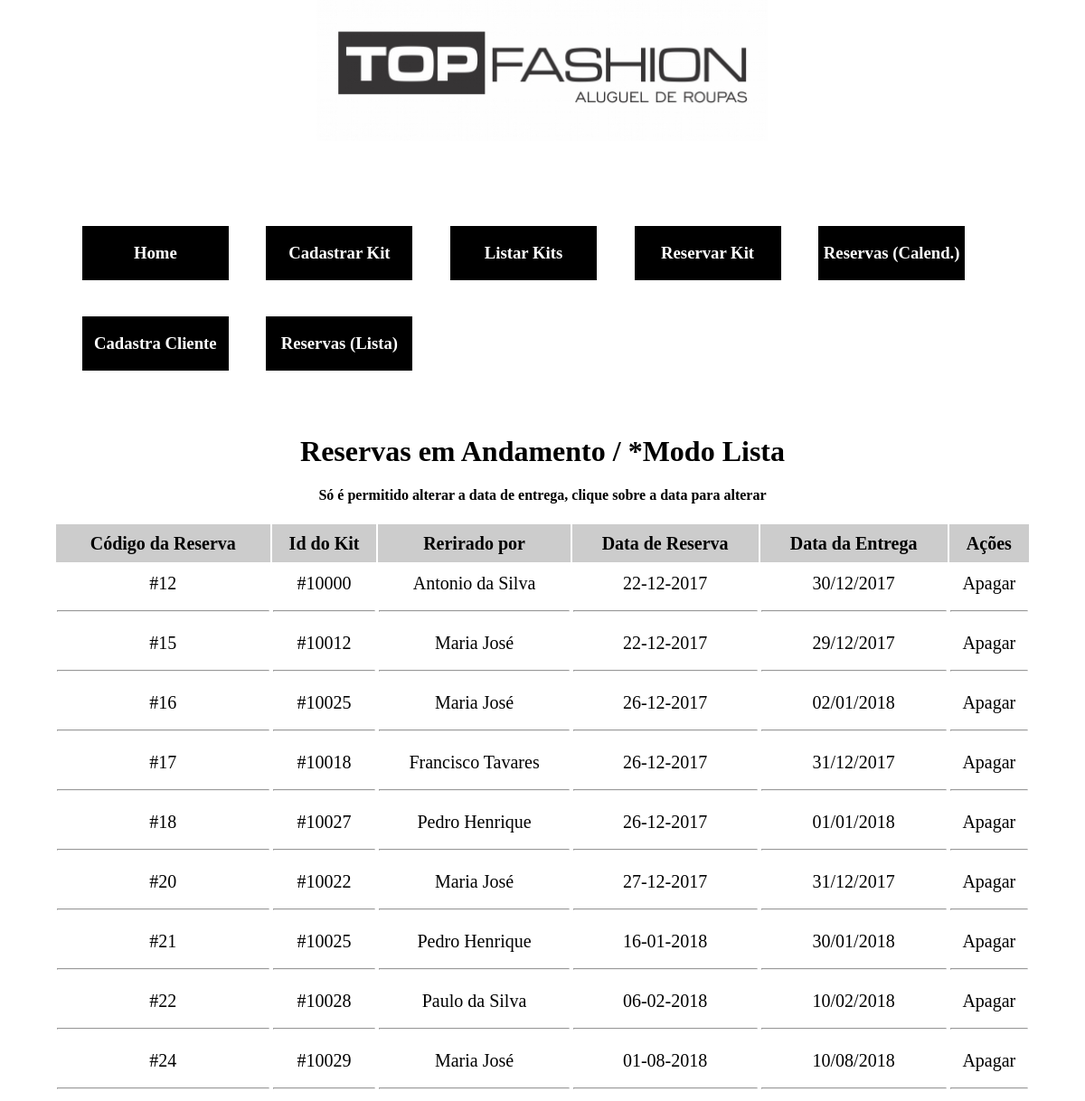
The page /views/listareservas (signed in) on the database its author committed.
### tables this page shows
CREATE TABLE `reservas` (
  `id` int(11) NOT NULL,
  `id_kit` int(11) NOT NULL,
  `data_retirada` date NOT NULL,
  `data_entrega` date NOT NULL,
  `nome_cliente` varchar(50) NOT NULL
);

### views/listareservas.php (the view, shortened to what this page needs)
<?php
require_once("../php/sessao.php");
require_once("../libraries/nav.php");
require_once("../libraries/head.php");
require_once("../libraries/menu.php");
$sqlListar = "SELECT * FROM reservas";
?>
<div class="conteudo-modal">
	<center>
		<h1>Reservas em Andamento / *Modo Lista</h1>
		<h4>Só é permitido alterar a data de entrega, clique sobre a data para alterar</h4>
	</center>
				<table class="tabela">
					<tr>
						<th>Código da Reserva</th>
						<th>Id do Kit</th>
						<th>Rerirado por</th>
						<th>Data de Reserva</th>
						<th>Data da Entrega</th>
						<th>Ações</th>
					</tr>
					<?php
					$sqlListar = $pdo->query($sqlListar);
					foreach($sqlListar->fetchAll() as $reserva){
					?>
					<tr>
						<td><?php echo "#".$reserva['id']."<hr>" ?></td>
						<td><?php echo "#".$reserva['id_kit']."<hr>" ?></td>
						<td><?php echo $reserva['nome_cliente']."<hr>" ?></td>
						<td><?php echo date("d-m-Y", strtotime($reserva['data_retirada']))."<hr>" ?></td>
						<td>
							<a href=<?php echo "editarreserva.php?id=".$reserva['id'];?> >
								<?php echo date("d/m/Y", strtotime($reserva['data_entrega'])); ?>
							</a>
							<hr>
						</td>
						<td>
							<a href=<?php echo "excluirreserva.php?id=".$reserva['id'];?> >
								Apagar
							</a>
							<hr>
						</td>
					</tr>
					<?php } ?>
				</table>
</div>

### libraries/estilo.css (style rules this page uses)
a { text-decoration: none; color: #000; }
.conteudo-modal { width: 90%; margin: auto; }
.tabela { width: 100%; text-align: center; font-size: 20px; line-height: 40px; }
table { font-size: 14px; }
th { background-color: #ccc; font-size: 20px; }

### rows shown on the page
reservas: id "12", id_kit "10000", nome_cliente "Antonio da Silva", data_retirada "22-12-2017", data_entrega "30/12/2017"
reservas: id "15", id_kit "10012", nome_cliente "Maria José", data_retirada "22-12-2017", data_entrega "29/12/2017"
reservas: id "16", id_kit "10025", nome_cliente "Maria José", data_retirada "26-12-2017", data_entrega "02/01/2018"
reservas: id "17", id_kit "10018", nome_cliente "Francisco Tavares", data_retirada "26-12-2017", data_entrega "31/12/2017"
reservas: id "18", id_kit "10027", nome_cliente "Pedro Henrique", data_retirada "26-12-2017", data_entrega "01/01/2018"
reservas: id "20", id_kit "10022", nome_cliente "Maria José", data_retirada "27-12-2017", data_entrega "31/12/2017"
reservas: id "21", id_kit "10025", nome_cliente "Pedro Henrique", data_retirada "16-01-2018", data_entrega "30/01/2018"
reservas: id "22", id_kit "10028", nome_cliente "Paulo da Silva", data_retirada "06-02-2018", data_entrega "10/02/2018"
reservas: id "24", id_kit "10029", nome_cliente "Maria José", data_retirada "01-08-2018", data_entrega "10/08/2018"
